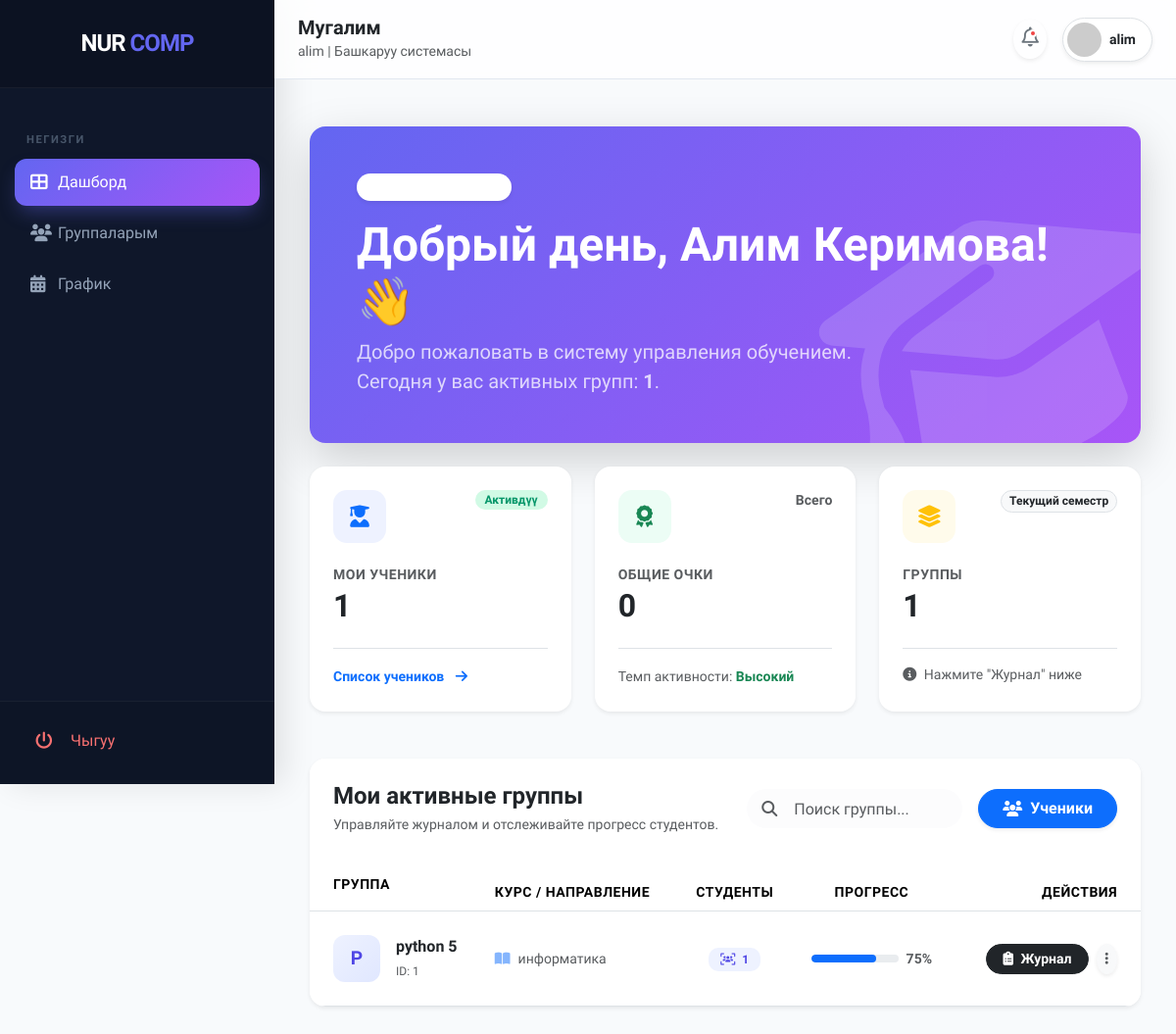
The app's page /teacher/dashboard/ (signed in) with its own data.
### nur_comp/models.py (models this page shows, shortened)
class ListTeacher(models.Model):
    user = models.OneToOneField(User, on_delete=models.CASCADE, null=True, blank=True)
    fio = models.CharField(max_length=50)
    email = models.EmailField()
    birthday = models.DateField()
    address = models.CharField(max_length=50)
    tag = models.CharField(max_length=50)
    phone_number = models.CharField(max_length=50)
    gender = models.CharField(
        max_length=1,
        choices=GENDER_CHOICES,
        default='M')
    branch = models.ForeignKey(Branch, on_delete=models.SET_NULL, null=True, blank=True)
    subjects = models.ManyToManyField(Subject, blank=True)

class Group(models.Model):
    name = models.CharField(max_length=50)
    teacher = models.ForeignKey(ListTeacher, on_delete=models.SET_NULL, null=True, blank=True)
    subject = models.ForeignKey(Subject, on_delete=models.CASCADE)
    start_date = models.DateField()
    is_active = models.BooleanField(default=True)

class Subject(models.Model):
    name = models.CharField(max_length=50, unique=True)
    category = models.ForeignKey(Category, on_delete=models.SET_NULL, null=True)

### teacher/views.py (the view)
# urls.py: path('dashboard/', views.teacher_dashboard, name='teacher_dashboard'),
@login_required
@user_passes_test(is_teacher)
def teacher_dashboard(request):
    teacher = request.user.listteacher
    my_groups = Group.objects.filter(teacher=teacher)
    total_students = ListStudent.objects.filter(group__in=my_groups).count()
    total_points = Journal.objects.filter(teacher=teacher).aggregate(Sum('points'))['points__sum'] or 0
    return render(request, 'teacher/dashboard.html', {
        'teacher': teacher, 'groups': my_groups, 'total_students': total_students,
        'total_points': total_points, 'page_title': 'Мугалимдин панели'
    })

### teacher/templates/teacher/dashboard.html (shortened to what this page needs)
{% extends "dashboard.html" %}
{% block content %}
<div class="container-fluid py-4">
    <div class="row mb-4 animate__animated animate__fadeIn">
        <div class="col-12">
            <div class="p-5 rounded-4 shadow-lg border-0 position-relative overflow-hidden text-white"
                 style="background: linear-gradient(135deg, #6366f1 0%, #a855f7 100%);">
                <div class="position-relative z-index-1">
                    <div class="d-flex align-items-center mb-3">
                        <span class="badge bg-white bg-opacity-20 rounded-pill px-3 py-2 fw-bold shadow-sm">
                            <i class="fas fa-calendar-alt me-2"></i> {% now "d F, Y" %}
                        </span>
                    </div>
                    <h1 class="display-5 fw-800 mb-2">Добрый день, {{ teacher.fio|default:user.username }}! 👋</h1>
                    <p class="opacity-75 mb-0 fs-5 w-75">Добро пожаловать в систему управления обучением. Сегодня у вас активных групп: <strong>{{ groups.count }}</strong>.</p>
                </div>
                <i class="fas fa-graduation-cap position-absolute"
                   style="right: -40px; bottom: -40px; font-size: 18rem; opacity: 0.15; transform: rotate(-15deg);"></i>
            </div>
        </div>
    </div>
    <div class="row g-4 mb-5 animate__animated animate__fadeInUp">
        <div class="col-xl-4 col-md-6">
            <div class="stat-card-premium bg-white p-4 rounded-4 shadow-sm border-0 h-100 transition-hover">
                <div class="d-flex justify-content-between align-items-start mb-4">
                    <div class="stat-icon bg-primary-light text-primary">
                        <i class="fas fa-user-graduate"></i>
                    </div>
                    <span class="badge badge-success-light">Активдүү</span>
                </div>
                <h6 class="text-muted small fw-bold text-uppercase mb-1 ls-1">Мои ученики</h6>
                <h2 class="fw-800 mb-0">{{ total_students|default:"0" }}</h2>
                <div class="mt-4 border-top pt-3">
                    <a href="{% url 'teacher_students' %}" class="text-primary text-decoration-none small fw-bold">
                        Список учеников <i class="fas fa-arrow-right ms-2 animate-arrow"></i>
                    </a>
                </div>
            </div>
        </div>
        <div class="col-xl-4 col-md-6">
            <div class="stat-card-premium bg-white p-4 rounded-4 shadow-sm border-0 h-100 transition-hover">
                <div class="d-flex justify-content-between align-items-start mb-4">
                    <div class="stat-icon bg-success-light text-success">
                        <i class="fas fa-award"></i>
                    </div>
                    <div class="text-muted small fw-bold">Всего</div>
                </div>
                <h6 class="text-muted small fw-bold text-uppercase mb-1 ls-1">Общие очки</h6>
                <h2 class="fw-800 mb-0">{{ total_points|default:"0" }}</h2>
                <div class="mt-4 border-top pt-3">
                    <span class="text-muted small">Темп активности: <span class="text-success fw-bold">Высокий</span></span>
                </div>
            </div>
        </div>
        <div class="col-xl-4 col-md-6">
            <div class="stat-card-premium bg-white p-4 rounded-4 shadow-sm border-0 h-100 transition-hover">
                <div class="d-flex justify-content-between align-items-start mb-4">
                    <div class="stat-icon bg-warning-light text-warning">
                        <i class="fas fa-layer-group"></i>
                    </div>
                    <span class="badge bg-light text-dark rounded-pill border">Текущий семестр</span>
                </div>
                <h6 class="text-muted small fw-bold text-uppercase mb-1 ls-1">Группы</h6>
                <h2 class="fw-800 mb-0">{{ groups.count|default:"0" }}</h2>
                <div class="mt-4 border-top pt-3 text-muted small">
                    <i class="fas fa-info-circle me-1"></i> Нажмите "Журнал" ниже
                </div>
            </div>
        </div>
    </div>
    <div class="card border-0 shadow-sm rounded-4 overflow-hidden animate__animated animate__fadeInUp" style="animation-delay: 0.2s;">
        <div class="card-header bg-white border-0 py-4 px-4">
            <div class="d-flex flex-column flex-md-row justify-content-between align-items-md-center gap-4">
                <div>
                    <h4 class="fw-800 m-0 text-dark">Мои активные группы</h4>
                    <p class="text-muted small mb-0 mt-1">Управляйте журналом и отслеживайте прогресс студентов.</p>
                </div>
                <div class="d-flex align-items-center gap-3">
                    <div class="search-box position-relative">
                        <i class="fas fa-search position-absolute text-muted" style="left: 15px; top: 12px;"></i>
                        <input type="text" class="form-control rounded-pill ps-5 border-0 bg-light-subtle" placeholder="Поиск группы..." style="height: 40px; width: 220px;">
                    </div>
                    <a href="{% url 'teacher_students' %}" class="btn btn-primary rounded-pill px-4 fw-bold shadow-sm h-40 d-flex align-items-center">
                        <i class="fas fa-users me-2"></i> Ученики
                    </a>
                </div>
            </div>
        </div>
        <div class="table-responsive">
            <table class="table table-hover align-middle mb-0">
                <thead class="bg-light">
                    <tr class="text-muted small fw-bold ls-1">
                        <th class="ps-4 py-3">ГРУППА</th>
                        <th>КУРС / НАПРАВЛЕНИЕ</th>
                        <th class="text-center">СТУДЕНТЫ</th>
                        <th class="text-center" style="min-width: 150px;">ПРОГРЕСС</th>
                        <th class="text-end pe-4">ДЕЙСТВИЯ</th>
                    </tr>
                </thead>
                <tbody class="border-top-0">
                    {% for group in groups %}
                    <tr>
                        <td class="ps-4 py-4">
                            <div class="d-flex align-items-center">
                                <div class="avatar-letter me-3">
                                    {{ group.name|slice:":1"|upper }}
                                </div>
                                <div>
                                    <span class="fw-bold text-dark d-block">{{ group.name }}</span>
                                    <span class="text-muted x-small">ID: {{ group.id }}</span>
                                </div>
                            </div>
                        </td>
                        <td>
                            <span class="text-muted small d-flex align-items-center">
                                <i class="fas fa-book-open me-2 text-primary opacity-50"></i>
                                {{ group.subject.name|default:"Программирование" }}
                            </span>
                        </td>
                        <td class="text-center">
                            <span class="badge badge-primary-light">
                                <i class="fas fa-users-viewfinder me-1"></i> {{ group.liststudent_set.count }}
                            </span>
                        </td>
                        <td class="text-center px-4">
                            <div class="d-flex align-items-center gap-2">
                                <div class="progress flex-grow-1" style="height: 8px; border-radius: 10px;">
                                    <div class="progress-bar bg-primary rounded-pill" role="progressbar" style="width: 75%;"></div>
                                </div>
                                <span class="fw-bold small text-muted">75%</span>
                            </div>
                        </td>
                        <td class="text-end pe-4">
                            <div class="d-flex justify-content-end gap-2">
                                <a href="{% url 'group_journal' group.id %}" class="btn btn-dark btn-sm rounded-pill px-3 fw-bold">
                                    <i class="fas fa-clipboard-list me-1"></i> Журнал
                                </a>
                                <button class="btn btn-light btn-sm rounded-circle shadow-sm">
                                    <i class="fas fa-ellipsis-v text-muted"></i>
                                </button>
                            </div>
                        </td>
                    </tr>
                    {% endfor %}
                </tbody>
            </table>
        </div>
    </div>
</div>
{% endblock %}

### cours/templates/base.html (shortened to what this page needs)
<!DOCTYPE html>
<html lang="ky">
<head>
    <link href="https://cdn.jsdelivr.net/npm/bootstrap@5.3.3/dist/css/bootstrap.min.css" rel="stylesheet">
    <link rel="stylesheet" href="https://cdnjs.cloudflare.com/ajax/libs/font-awesome/6.5.2/css/all.min.css">
</head>
<body>
<div id="wrapper">
    <div id="sidebar-wrapper">
        <div class="sidebar-brand">
            <h4 class="text-white fw-bold m-0" style="letter-spacing: -1px;">
                NUR <span style="color: var(--primary-blue);">COMP</span>
            </h4>
        </div>
        <nav class="nav-menu">
            {% if user.is_superuser %}
                <div class="nav-label">Аналитика</div>
                <a href="{% url 'list_view' 'dashboard' %}" class="nav-link-custom {% if model_name == 'dashboard' %}active{% endif %}">
                    <i class="fas fa-chart-pie"></i> Дашборд
                </a>
                <a href="{% url 'list_view' 'analytics' %}" class="nav-link-custom {% if model_name == 'analytics' %}active{% endif %}">
                    <i class="fas fa-bolt"></i> Отчёттор
                </a>
                <a href="{% url 'list_view' 'branches' %}" class="nav-link-custom {% if model_name == 'branches' %}active{% endif %}">
                    <i class="fas fa-building"></i> Филиалдар
                </a>
                <div class="nav-label">Маалыматтарды Башкаруу</div>
                <a href="{% url 'list_view' 'teachers' %}" class="nav-link-custom {% if model_name == 'teachers' %}active{% endif %}">
                    <i class="fas fa-user-tie"></i> Мугалимдер
                </a>
                <a href="{% url 'list_view' 'students' %}" class="nav-link-custom {% if model_name == 'students' %}active{% endif %}">
                    <i class="fas fa-user-graduate"></i> Окуучулар
                </a>
                <a href="{% url 'list_view' 'groups' %}" class="nav-link-custom {% if model_name == 'groups' %}active{% endif %}">
                    <i class="fas fa-users"></i> Группалар
                </a>
                <a href="{% url 'list_view' 'subjects' %}" class="nav-link-custom {% if model_name == 'subjects' %}active{% endif %}">
                    <i class="fas fa-book"></i> Сабактар
                </a>
                <div class="nav-label">Система</div>
                <a href="{% url 'list_view' 'services' %}" class="nav-link-custom {% if model_name == 'services' %}active{% endif %}">
                    <i class="fas fa-concierge-bell"></i> Кызматтар
                </a>
                <a href="#" class="nav-link-custom">
                    <i class="fas fa-bell"></i> Билдирмелер
                </a>
            {% elif user.listteacher %}
                <div class="nav-label">Негизги</div>
                <a href="{% url 'teacher_dashboard' %}" class="nav-link-custom {% if 'teacher/dashboard' in request.path %}active{% endif %}">
                    <i class="fas fa-th-large"></i> Дашборд
                </a>
                <a href="{% url 'teacher_groups' %}" class="nav-link-custom {% if 'teacher/groups' in request.path %}active{% endif %}">
                    <i class="fas fa-users"></i> Группаларым
                </a>
                <a href="{% url 'teacher_schedule' %}" class="nav-link-custom {% if 'teacher/schedule' in request.path %}active{% endif %}">
                    <i class="fas fa-calendar-alt"></i> График
                </a>
            {% endif %}
        </nav>
        <div class="logout-box position-absolute bottom-0 w-100">
            <form action="{% url 'logout' %}" method="post">{% csrf_token %}
                <button type="submit" class="btn btn-link text-danger text-decoration-none w-100 text-start px-3 py-2 rounded-3 border-0 bg-transparent nav-link-custom" style="color: #f87171 !important;">
                    <i class="fas fa-power-off me-2"></i> Чыгуу
                </button>
            </form>
        </div>
    </div>
    <div id="page-content-wrapper">
        <nav class="navbar navbar-expand-lg navbar-light navbar-custom py-3 px-4 sticky-top">
            <div class="d-none d-md-block">
                <h5 class="fw-800 m-0 text-dark">
                    {% if user.is_superuser %}Администратор{% elif user.listteacher %}Мугалим{% else %}Окуучу{% endif %}
                </h5>
                <small class="text-muted">{{ user.username }} | Башкаруу системасы</small>
            </div>
            <div class="ms-auto d-flex align-items-center">
                <div class="dropdown me-3">
                    <button class="btn btn-white border-0 rounded-circle p-2 position-relative shadow-sm" type="button" data-bs-toggle="dropdown">
                        <i class="far fa-bell fs-5 text-secondary"></i>
                        <span class="notification-dot"></span>
                    </button>
                </div>
                <div class="d-flex align-items-center bg-white p-1 pe-3 rounded-pill shadow-sm border">
                    <img src="https://ui-avatars.com/api/?name={{ user.username }}&background=6366f1&color=fff&bold=true" class="rounded-circle" width="35">
                    <div class="ms-2 d-none d-sm-block">
                        <div class="fw-bold small lh-1 text-dark">{{ user.username }}</div>
                    </div>
                </div>
            </div>
        </nav>
        <div class="p-3 p-md-4">
            {% block content %}
            {% endblock %}
        </div>
    </div>
</div>
</body>
</html>

### records on screen
ListTeacher: fio "Алим Керимова"
Group: name "P", name "python 5", id "1", subject.name "информатика", liststudent_set.count "1"

### other values on screen
{{ user.username }} "alim"
{{ groups.count }} "1"
{{ total_students|default:"0" }} "1"
{{ total_points|default:"0" }} "0"
{{ groups.count|default:"0" }} "1"
